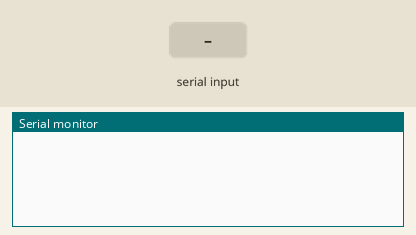
Simulated run of this sketch. Board: Arduino Uno, built with avr-gcc and run on an emulated ATmega328P. Parts: the last lines printed to the serial monitor. The inputs (shaded band) are chosen by the test bench. No radio packets arrive unless stated.

Above: at 1.2 s.
1.3 s: "90,45\n" received over Serial
At 2.5 s:
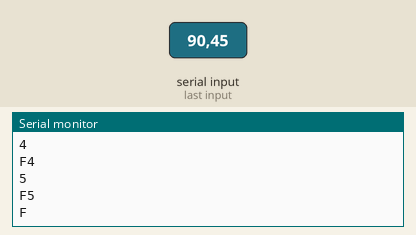
2.8 s: "30,150\n" received over Serial
At 4.3 s:
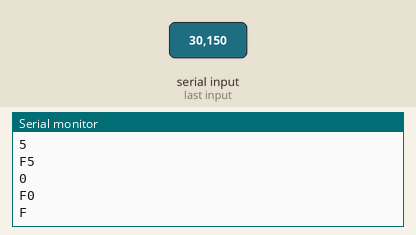
Timing chart, 0 to 5.8 s (numbered marks = the images above; inputs shaded):
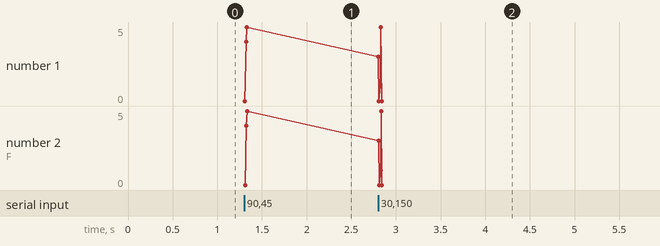

The sketch:

IS-clientside.ino
```cpp
#include <SPI.h>
#include <nRF24L01.h>
#include <RF24.h>

#define CE_PIN   9
#define CSN_PIN 8

RF24 radio(CE_PIN, CSN_PIN); // Create a Radio
const byte address[6] = "00001";

struct Data_Package {
  byte m1;
  byte m2;
  byte m3;
  byte m4;
};
int currentIndex = 0;
Data_Package data;
void setup() {
  // put your setup code here, to run once:
  Serial.begin(9600);
  radio.begin();
  radio.openWritingPipe(address);
  radio.setDataRate(RF24_250KBPS);
  radio.setPALevel(RF24_PA_LOW);
  data.m1=0;
  data.m2=0;
  data.m3=0;
  data.m4=0;
}
char c = "-1";
void loop() {
  // put your main code here, to run repeatedly:
  radio.write(&data, sizeof(Data_Package));
  if ( Serial.available())
    {
      char ch = Serial.read();
      if (ch != '9'){
        c=ch;
        Serial.println(c);
        setPackage(currentIndex, c);
        currentIndex++;
      }else{
        currentIndex = 0;
        Serial.print("E!");
        Serial.println(data.m1);
      }
    }

}
void setPackage(int i, char d){
  Serial.print("F");
  Serial.println(d);
  byte value = d - '0';
  switch (i){
    case 0:
      data.m1 = value;
    case 1:
      data.m2 = value;
    case 2:
      data.m3 = value;
    case 3:
      data.m4 = value;
    default:
      break;
  }
}
```

Measured:
- after the input at 1.3 s, the serial monitor: prints a new line at once (image 1)
- after the input at 2.8 s, the serial monitor: prints a new line at once (image 2)
